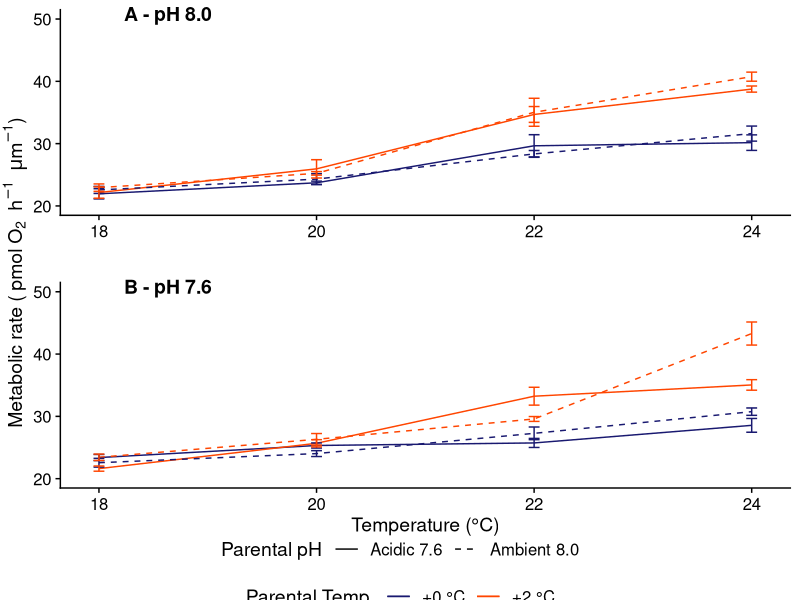

This chart was generated by the following R code: (Note: this script raises an error after producing the figure.)
library(tidyverse)
library(readxl)
dt <- 
  read_excel("input/ch_larval/larval_mR_2015.xlsx", sheet = 2, skip = 1) %>%
  group_by(parents, parent_temp, parent_ph, temp, ph) %>%
  summarise(mean = mean(mr),
    se = sd(mr)/sqrt(3)) %>%
  print()

# Plot as cowplot top-down figures

dt_lowph <- dt %>%
  filter(ph == "pH 7.6") %>%
  # group_by(parents, temp, ph) %>%
  print()

p1 <-
  ggplot(dt_lowph, aes(temp, mean, colour = factor(parent_temp))) +
  # data:
  geom_line(aes(linetype = parent_ph)) +
  geom_errorbar(aes(ymin = mean - se, ymax = mean + se), 
                width = .1) +
  ylim(20,50) +
  # overall theme:
  cowplot::theme_cowplot() +
  scale_colour_manual(values = c("midnightblue", "orangered1")) +
  scale_linetype_manual(name = "Parental pH", 
                        labels = c("Acidic 7.6", "Ambient 8.0"),
                        values = c(1,2)) + 
  # axis labels
  xlab("Temperature (°C)") +
  ylab("") +
  # ylab((expression("Metabolic rate (" ~ pmol ~ O[2] ~~ h ^ -1 ~~ mu*m ^ -1 * ")"))) +
  geom_blank()

dt_ambph <- dt %>% 
  filter(ph == "pH 8.0") %>%
  print()

p2 <-
ggplot(dt_ambph, aes(temp, mean, colour = factor(parent_temp))) +
  # data:
  geom_line(aes(linetype = parent_ph)) +
  geom_errorbar(aes(ymin = mean - se, ymax = mean + se), 
                width = .1) + 
  ylim(20,50) +
  # overall theme
  cowplot::theme_cowplot() +
  scale_colour_manual(name = "Parental Temp.", 
                      labels = c("+0 °C", "+2 °C"),
                      values = c("midnightblue", "orangered1")) +
  scale_linetype_manual(name = "Parental pH", 
                        labels = c("Acidic 7.6", "Ambient 8.0"),
                        values = c(1,2)) +
  theme(legend.key.size = unit(1.4,"line")) +
  # axis labels
  # xlab("Temperature (°C)") +
  xlab("") +
  ylab("") +
  # ylab((expression("Metabolic rate (" ~ pmol ~ O[2] ~~ h ^ -1 ~~ mu*m ^ -1 * ")"))) +
  geom_blank()


# Get legend out
# legend <- cowplot::get_legend(p2)
legend <- cowplot::get_legend(p2 + 
    theme(legend.direction = "horizontal",
      legend.justification = "center" ,
      legend.box.just = "bottom"))

p1p2 <- 
  cowplot::plot_grid(p2 + theme(legend.position = "none"), 
                     p1 + theme(legend.position = "none"),
                     ncol = 1,
                     labels = c("A - pH 8.0","B - pH 7.6"),
                     label_x = .1) +
  cowplot::draw_label((expression("Metabolic rate (" ~ pmol ~ O[2] ~~ h ^ -1 ~~ mu*m ^ -1 * ")")),
                      x = 0, y = 0.5, vjust = 1.1, angle = 90)
# to add italics to units  
# cowplot::draw_label((expression("Metabolic rate (" ~ italic(pmol ~ O[2] ~~ h ^ -1 ~~ mu*m ^ -1) * ")")),
  #                   x = 0, y = 0.5, vjust = 1.1, angle = 90)
# p1p2 <- 
# p1p2 <- cowplot::ggdraw(cowplot::add_sub(p1p2, "Larvae in 8.0 pH", vpadding=grid::unit(0, "lines"),
                                 # y = 59.3, x = .1, hjust = 0))

# p1p2 <- cowplot::ggdraw(cowplot::add_sub(p1p2, "Larvae in 7.6 pH", vpadding=grid::unit(0, "lines"),
#                                  y = 119.5, x = .1, hjust = 0))
# p1p2

p1p2 <- cowplot::plot_grid(p1p2, legend, ncol = 1, rel_heights = c(1, .1))
p1p2
# ANALYSE

model <- lm(mean ~ temp * ph * parents, dt)
# summary(model)
car::Anova(model)

newmodel <- lm(mean ~ temp*ph*parents - temp:ph - ph:parents - temp:ph:parents, dt)
car::Anova(newmodel)

lm(mean ~ temp*ph*parents - temp:ph - ph:parents - temp:ph:parents, dt) %>%
  car::Anova(type = 3, contrasts = list(topic=contr.sum, sys=contr.sum))


## separate parental conditions
lm(mean ~ temp * ph * parent_temp * parent_ph, dt) %>%
  car::Anova(type = 3, contrasts = list(topic=contr.sum, sys=contr.sum))

lm(mean ~ temp + ph + parent_temp + parent_ph + temp:parent_temp, dt) %>%
  car::Anova(type = 3, contrasts = list(topic=contr.sum, sys=contr.sum))


lm(mean ~ temp + ph + parent_temp + parent_ph + temp:parent_temp + ph:parent_temp + temp:parent_ph + ph:parent_ph + parent_temp:parent_ph + temp:ph, dt) %>%
  car::Anova(type = 3, contrasts = list(topic=contr.sum, sys=contr.sum))
# 
# library(emmeans)
# emmeans(model, pairwise ~ temp + parents)

# Export ----
# rm(resp_data)
cowplot::save_plot(
  "figs/ch_larval/larvalrates.png", p1p2,
  base_height = 14, base_width = 8
)


save.image(file = "output/ch_larval/larvalresp.RData")
# RColorBrewer::display.brewer.all()
